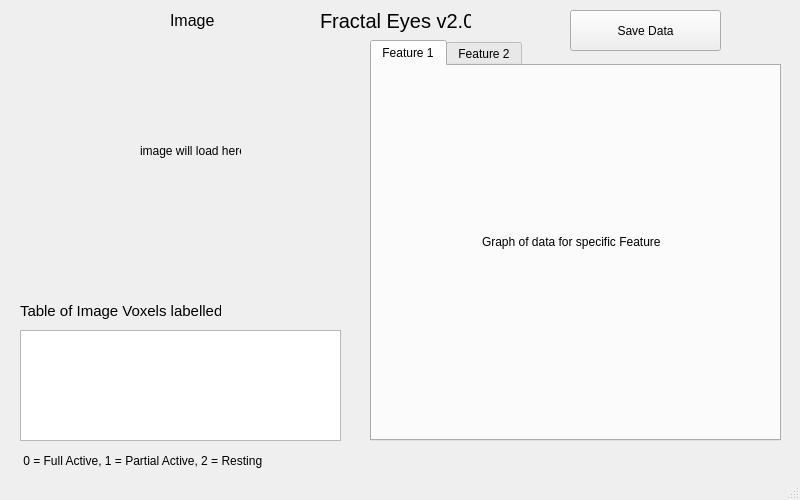
<?xml version="1.0" encoding="UTF-8"?>
<ui version="4.0">
 <class>MainWindow</class>
 <widget class="QMainWindow" name="MainWindow">
  <property name="geometry">
   <rect>
    <x>0</x>
    <y>0</y>
    <width>800</width>
    <height>500</height>
   </rect>
  </property>
  <property name="windowTitle">
   <string>MainWindow</string>
  </property>
  <widget class="QWidget" name="centralwidget">
   <widget class="QLabel" name="image">
    <property name="geometry">
     <rect>
      <x>170</x>
      <y>10</y>
      <width>51</width>
      <height>21</height>
     </rect>
    </property>
    <property name="font">
     <font>
      <pointsize>12</pointsize>
     </font>
    </property>
    <property name="text">
     <string>Image</string>
    </property>
   </widget>
   <widget class="QWidget" name="widget" native="true">
    <property name="geometry">
     <rect>
      <x>20</x>
      <y>40</y>
      <width>341</width>
      <height>251</height>
     </rect>
    </property>
    <property name="autoFillBackground">
     <bool>true</bool>
    </property>
    <widget class="QLabel" name="label_3">
     <property name="geometry">
      <rect>
       <x>120</x>
       <y>90</y>
       <width>101</width>
       <height>41</height>
      </rect>
     </property>
     <property name="text">
      <string>image will load here</string>
     </property>
    </widget>
   </widget>
   <widget class="QLabel" name="FRactalEyes">
    <property name="geometry">
     <rect>
      <x>320</x>
      <y>0</y>
      <width>151</width>
      <height>41</height>
     </rect>
    </property>
    <property name="font">
     <font>
      <pointsize>15</pointsize>
     </font>
    </property>
    <property name="text">
     <string>Fractal Eyes v2.0</string>
    </property>
   </widget>
   <widget class="QTabWidget" name="Feature1">
    <property name="geometry">
     <rect>
      <x>370</x>
      <y>40</y>
      <width>411</width>
      <height>401</height>
     </rect>
    </property>
    <property name="currentIndex">
     <number>0</number>
    </property>
    <widget class="QWidget" name="tab">
     <attribute name="title">
      <string>Feature 1</string>
     </attribute>
     <widget class="QWidget" name="widget_2" native="true">
      <property name="geometry">
       <rect>
        <x>30</x>
        <y>60</y>
        <width>351</width>
        <height>231</height>
       </rect>
      </property>
      <widget class="QLabel" name="label_2">
       <property name="geometry">
        <rect>
         <x>80</x>
         <y>100</y>
         <width>201</width>
         <height>31</height>
        </rect>
       </property>
       <property name="text">
        <string>Graph of data for specific Feature</string>
       </property>
      </widget>
     </widget>
    </widget>
    <widget class="QWidget" name="tab_2">
     <attribute name="title">
      <string>Feature 2</string>
     </attribute>
     <widget class="QWidget" name="widget_3" native="true">
      <property name="geometry">
       <rect>
        <x>30</x>
        <y>60</y>
        <width>351</width>
        <height>231</height>
       </rect>
      </property>
      <widget class="QLabel" name="label_4">
       <property name="geometry">
        <rect>
         <x>80</x>
         <y>100</y>
         <width>201</width>
         <height>31</height>
        </rect>
       </property>
       <property name="text">
        <string>Graph of data for specific Feature</string>
       </property>
      </widget>
     </widget>
    </widget>
   </widget>
   <widget class="QTableView" name="tableView">
    <property name="geometry">
     <rect>
      <x>20</x>
      <y>330</y>
      <width>321</width>
      <height>111</height>
     </rect>
    </property>
   </widget>
   <widget class="QLabel" name="label">
    <property name="geometry">
     <rect>
      <x>20</x>
      <y>300</y>
      <width>201</width>
      <height>21</height>
     </rect>
    </property>
    <property name="font">
     <font>
      <pointsize>11</pointsize>
     </font>
    </property>
    <property name="text">
     <string>Table of Image Voxels labelled</string>
    </property>
   </widget>
   <widget class="QPushButton" name="pushButton">
    <property name="geometry">
     <rect>
      <x>570</x>
      <y>10</y>
      <width>151</width>
      <height>41</height>
     </rect>
    </property>
    <property name="text">
     <string>Save Data</string>
    </property>
   </widget>
   <widget class="QLabel" name="label_5">
    <property name="geometry">
     <rect>
      <x>20</x>
      <y>450</y>
      <width>261</width>
      <height>21</height>
     </rect>
    </property>
    <property name="text">
     <string> 0 = Full Active, 1 = Partial Active, 2 = Resting</string>
    </property>
   </widget>
  </widget>
  <widget class="QStatusBar" name="statusbar"/>
 </widget>
 <resources/>
 <connections/>
</ui>
